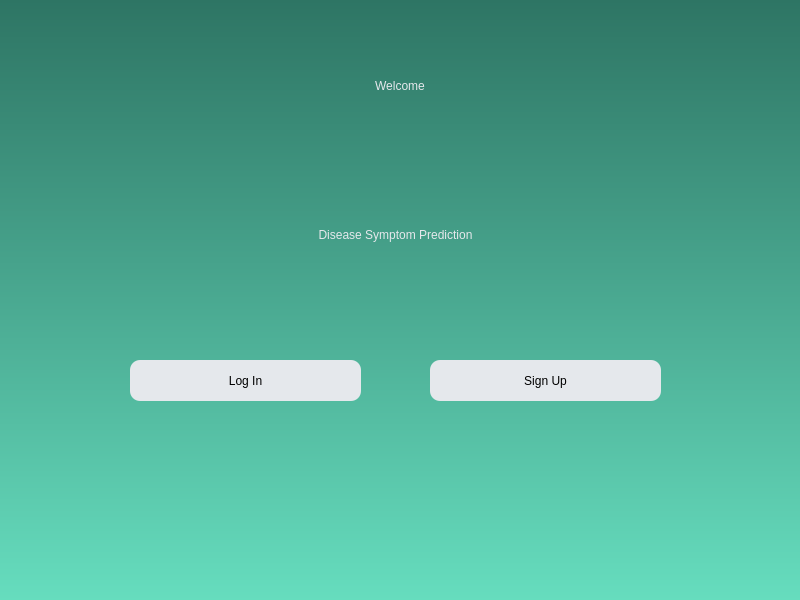
<?xml version="1.0" encoding="UTF-8"?>
<ui version="4.0">
 <class>Dialog</class>
 <widget class="QDialog" name="Dialog">
  <property name="geometry">
   <rect>
    <x>0</x>
    <y>0</y>
    <width>800</width>
    <height>600</height>
   </rect>
  </property>
  <property name="windowTitle">
   <string>Dialog</string>
  </property>
  <widget class="QWidget" name="WelcomeWidget" native="true">
   <property name="geometry">
    <rect>
     <x>0</x>
     <y>0</y>
     <width>800</width>
     <height>600</height>
    </rect>
   </property>
   <property name="styleSheet">
    <string notr="true">QWidget#WelcomeWidget{
background-color: qlineargradient(spread:pad, x1:0, y1:0, x2:0, y2:1, stop:0 rgba(46, 117, 100, 255), stop:1 rgba(102, 221, 190, 255))}</string>
   </property>
   <widget class="QLabel" name="label">
    <property name="geometry">
     <rect>
      <x>240</x>
      <y>40</y>
      <width>320</width>
      <height>91</height>
     </rect>
    </property>
    <property name="styleSheet">
     <string notr="true">font: 36pt &quot;Century Gothic&quot;;
color: rgb(229, 232, 236);
</string>
    </property>
    <property name="text">
     <string>Welcome</string>
    </property>
    <property name="alignment">
     <set>Qt::AlignCenter</set>
    </property>
   </widget>
   <widget class="QLabel" name="label_2">
    <property name="geometry">
     <rect>
      <x>180</x>
      <y>210</y>
      <width>431</width>
      <height>50</height>
     </rect>
    </property>
    <property name="styleSheet">
     <string notr="true">font: 20pt &quot;Century Gothic&quot;;
color: rgb(229, 232, 236);</string>
    </property>
    <property name="text">
     <string>Disease Symptom Prediction</string>
    </property>
    <property name="alignment">
     <set>Qt::AlignCenter</set>
    </property>
   </widget>
   <widget class="QPushButton" name="login">
    <property name="geometry">
     <rect>
      <x>130</x>
      <y>360</y>
      <width>231</width>
      <height>41</height>
     </rect>
    </property>
    <property name="styleSheet">
     <string notr="true">border-radius:10px;
background-color: rgb(229, 232, 236);

font: 14pt &quot;Century Gothic&quot;;
</string>
    </property>
    <property name="text">
     <string>Log In</string>
    </property>
   </widget>
   <widget class="QPushButton" name="signup">
    <property name="geometry">
     <rect>
      <x>430</x>
      <y>360</y>
      <width>231</width>
      <height>41</height>
     </rect>
    </property>
    <property name="styleSheet">
     <string notr="true">border-radius:10px;
background-color: rgb(229, 232, 236);

font: 14pt &quot;Century Gothic&quot;;
</string>
    </property>
    <property name="text">
     <string>Sign Up</string>
    </property>
   </widget>
  </widget>
 </widget>
 <resources/>
 <connections/>
</ui>
